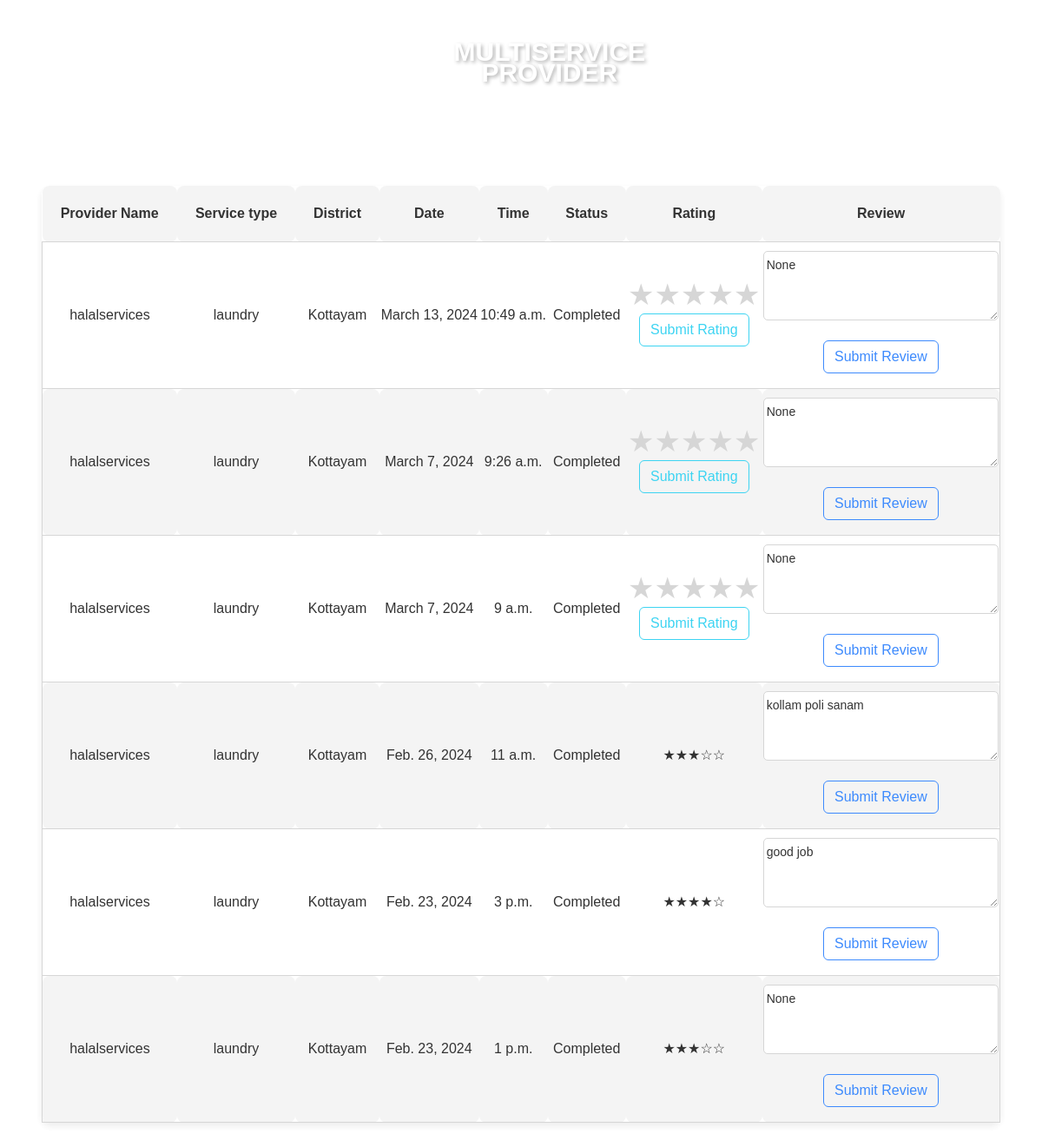
Screenshot of /client_bookings/2/ (signed in) with the database file from the repository.
### app1/models.py (models this page shows)
class Branch(models.Model):
    branchid = models.AutoField(primary_key=True)
    providerid = models.ForeignKey(ServiceProvider, on_delete=models.CASCADE)
    providername = models.CharField(max_length=100)
    service_type = models.ForeignKey(ServiceTypes, on_delete=models.CASCADE)
    district = models.CharField(max_length=100)
    pincode = models.IntegerField()
    status = models.CharField(max_length=10, default='inactive')

class ServiceTypes(models.Model):
    service_id = models.AutoField(primary_key=True)
    service_type = models.CharField(max_length=100, unique=True)
    description = models.TextField(blank=True, null=True)
    number_of_providers = models.IntegerField(default=0)

class Service(models.Model):
    ASSIGNED = 'assigned'
    UNDERPROGRESS = 'underprogress'
    COMPLETED = 'completed'
    CANCELED = 'canceled'
    REPORTGIVEN = 'reportgiven'
    REPORTVERIFIED = 'reportverified'
    REQUESTED = 'requested'
    IN_PROGRESS = 'in_progress'
    COMPLETED = 'completed'
    CANCELED = 'canceled'
    STATUS_CHOICES = [
        (ASSIGNED, 'Assigned'),
        (UNDERPROGRESS, 'Underprogress'),
        (COMPLETED, 'Completed'),
        (CANCELED, 'Canceled'),
        (REPORTGIVEN, 'Report Given'),
        (REPORTVERIFIED, 'Report Verified'),
    ]
    PAYMENT_STATUS_CHOICES = [
        (REQUESTED, 'Requested'),
        (IN_PROGRESS, 'In Progress'),
        (COMPLETED, 'Completed'),
    ]
    serviceid = models.AutoField(primary_key=True)  # New field as primary key and autoincrement
    bookingid = models.ForeignKey('ClientBooking', on_delete=models.CASCADE)  # Foreign key to ClientBooking model
    clientid = models.ForeignKey('Client', on_delete=models.CASCADE)
    district = models.TextField(max_length=100)
    branchid = models.ForeignKey('Branch', on_delete=models.CASCADE)
    workerid = models.ManyToManyField('Worker')
    date = models.DateField()
    time = models.TimeField()
    status = models.CharField(max_length=15, choices=STATUS_CHOICES, default=ASSIGNED)
    rating = models.IntegerField(blank=True, null=True)  # Field to store the rating
    review = models.TextField(blank=True, null=True)
    paymentstatus = models.CharField(max_length=15, choices=PAYMENT_STATUS_CHOICES, default=REQUESTED)

### app1/views.py (the view)
# urls.py: path('client_bookings/<int:client_id>/', views.client_bookings, name='client_bookings'),
@login_required
def client_bookings(request, client_id):
    client_bookings = Service.objects.filter(clientid_id=client_id)
    client_name = Client.objects.get(user_id=client_id).first_name
    provider_info = []
    for booking in client_bookings:
        branch_id = booking.branchid_id
        branch = Branch.objects.get(pk=branch_id)
        provider_name = branch.providername
        service_type = branch.service_type.service_type
    context = {
        'client_bookings': client_bookings,
        'client_name': client_name,
        'provider_name': provider_name,
        'service_type': service_type,
        'worker_report': worker_report,
    }
    return render(request, 'client_bookings.html', context)

### app1/templates/client_bookings.html (shortened to what this page needs)
{% load static %}
<!doctype html>
<html class="no-js" lang="en">
<head>
        <link rel="stylesheet" href="{% static 'userassets/css/bootstrap.min.css' %}">
        <link rel="stylesheet" href="{% static 'userassets/css/font-awesome.min.css' %}">
        <link rel="stylesheet" href="{% static 'userassets/css/ie7.css' %}">
        <link rel="stylesheet" href="{% static 'userassets/css/plugins.css' %}">
        <link rel="stylesheet" href="{% static 'userassets/css/style.css' %}">
    </head>
    <link rel="stylesheet" href="https://cdnjs.cloudflare.com/ajax/libs/font-awesome/6.0.0/css/all.min.css" />
    <body>
        <header class="header-area ">
            <div class="header-container">
                <div class="row ">
                    <div class="col-lg-5 display-none-md display-none-xs">
                        <div class="ht-main-menu ">
                            <nav>
                                <ul class="text-white">
                                    <li class="active"><a href="{% url 'userpage' %}"  class="text-white">HOME </a>
                                    </li>
                                    <li><a href="{% url 'user_logout' %}" class="text-white">Logout</a></li>
                                </ul>
                            </nav>
                        </div>
                    </div>
                    <div class="col-lg-2 col-sm-4">
                        <div class="logo text-center">
                            <a href="" class="logo-text">MULTISERVICE <span class="provider-text" style="padding-top: 30px;">PROVIDER</span></a>
                        </div>
                    </div>
                    <div class="col-lg-5 col-sm-8">
                        <div class="header-content d-flex justify-content-end">
                            <div class="settings-wrapper">
                                <a href="#"><i class="fas fa-bell text-white"></i></a>
                            </div>
                            <div class="cart-wrapper">
                                <a href="#"><i class="fas fa-user text-white"></i></a>
                                <span class="text-white">{{request.user}}</span>
                            </div>
                        </div>
                    </div>
                </div>
            </div>
        </header>
                            <br> <br> <br> <br> <br> <br>
                            <div class="booking-box mx-5">
                                <h1 class="text-white fw-bolder">My Bookings</h1>
                                <table class="bookings-table">
                                    <thead>
                                        <tr>
                                            <th>Provider Name</th>
                                            <th>Service type</th>
                                            <th>District</th>
                                            <th>Date</th>
                                            <th>Time</th>
                                            <th>Status</th>
                                            <th>Rating</th>
                                            <th>Review</th>
                                        </tr>
                                    </thead>
                                    <tbody>
                                      {% for booking in client_bookings reversed %}
                                      {% if booking.paymentstatus == 'completed' %}
                                      <tr class="booking-item">
                                          <td>{{ provider_name }}</td>
                                          <td>{{ service_type }}</td>
                                          <td>{{ booking.district }}</td>
                                          <td>{{ booking.date }}</td>
                                          <td>{{ booking.time }}</td>
                                          <td>{{ booking.status }}</td>
                                          <td>
                                            {% if booking.rating %}
                                                {% if booking.rating == 1 %}
                                                    &#9733;&#9734;&#9734;&#9734;&#9734;
                                                {% elif booking.rating == 2 %}
                                                    &#9733;&#9733;&#9734;&#9734;&#9734;
                                                {% elif booking.rating == 3 %}
                                                    &#9733;&#9733;&#9733;&#9734;&#9734;
                                                {% elif booking.rating == 4 %}
                                                    &#9733;&#9733;&#9733;&#9733;&#9734;
                                                {% else %}
                                                    &#9733;&#9733;&#9733;&#9733;&#9733;
                                                {% endif %}
                                            {% else %}
                                                <form method="post" action="{% url 'update_rating' %}">
                                                  <div class="rating">
                                                      <label for="star5_{{ booking.serviceid }}">&#9733;</label>
                                                      <label for="star4_{{ booking.serviceid }}">&#9733;</label>
                                                      <label for="star3_{{ booking.serviceid }}">&#9733;</label>
                                                      <label for="star2_{{ booking.serviceid }}">&#9733;</label>
                                                      <label for="star1_{{ booking.serviceid }}">&#9733;</label>
                                                  </div>
                                                  <center>
                                                      <button class="submit-button btn btn-outline-info" type="submit">Submit Rating</button>
                                                  </center>
                                              </form>
                                            {% endif %}
                                        </td>
                                        <td>
                                          <form method="post" action="{% url 'update_review' %}">
                                            <textarea name="review" rows="3" cols="30" placeholder="Write a review">{{ booking.review }}</textarea>
                                            <center><button class="submit-button btn btn-outline-primary my-3" type="submit">Submit Review</button></center>
                                        </form>
                                        </td>
                                      </tr>
                                       {% endif %}
                                  {% empty %}
                                      <tr>
                                          <td colspan="7" class="no-bookings">No bookings available</td>
                                      </tr>
                                  {% endfor %}
                                    </tbody>
                                </table>
                            </div>
    </body>
</html>

### rows the page displays
Service: district "Kottayam", date "March 13, 2024", time "10:49 a.m.", status "Completed", review "None"
Branch: providername "halalservices"
ServiceTypes: service_type "laundry"
Service: district "Kottayam", date "March 7, 2024", time "9:26 a.m.", status "Completed", review "None"
Service: district "Kottayam", date "March 7, 2024", time "9 a.m.", status "Completed", review "None"
Service: district "Kottayam", date "Feb. 26, 2024", time "11 a.m.", status "Completed", review "kollam poli sanam"
Service: district "Kottayam", date "Feb. 23, 2024", time "3 p.m.", status "Completed", review "good job"
Service: district "Kottayam", date "Feb. 23, 2024", time "1 p.m.", status "Completed", review "None"
